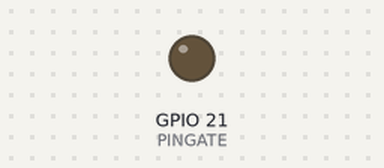
The sketch below on a simulated ESP32. On the bench: output pins drawn as LEDs (lit = HIGH).

Above: at 1.0 s.
At 3.0 s:
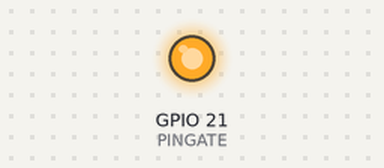
Timing chart, 0 to 5.2 s (numbered marks = the images above):
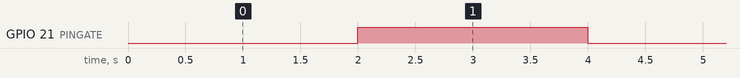

The sketch:

sketch_aug7a.ino
```cpp
// Simple Sketch to check whethet the pump works or not!
// Next will be with home-assistant and MQTT

#define PINGATE 21

void setup() {
  // put your setup code here, to run once:
  Serial.begin(9600);
  pinMode(PINGATE, OUTPUT);
}

void loop() {
  // put your main code here, to run repeatedly:
  delay(2000);
  digitalWrite(PINGATE, HIGH);
  delay(2000);
  digitalWrite(PINGATE, LOW);
}
```

Measured:
- by itself, GPIO 21 (PINGATE): alternates HIGH for 2.0 s and LOW for 2.0 s
